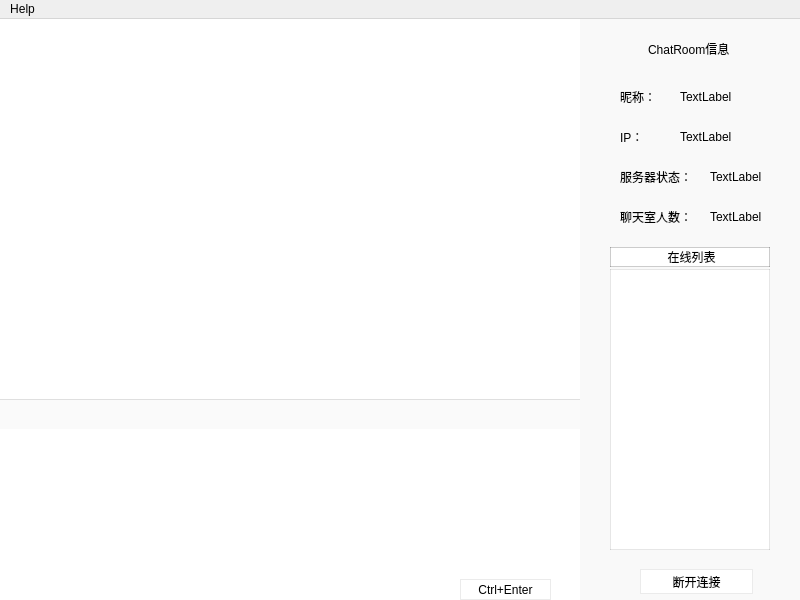
<?xml version="1.0" encoding="UTF-8"?>
<ui version="4.0">
 <class>MainWindow</class>
 <widget class="QMainWindow" name="MainWindow">
  <property name="geometry">
   <rect>
    <x>0</x>
    <y>0</y>
    <width>800</width>
    <height>600</height>
   </rect>
  </property>
  <property name="windowTitle">
   <string>ChatRoom</string>
  </property>
  <widget class="QWidget" name="centralwidget">
   <widget class="QFrame" name="frame_user">
    <property name="geometry">
     <rect>
      <x>580</x>
      <y>0</y>
      <width>220</width>
      <height>600</height>
     </rect>
    </property>
    <property name="styleSheet">
     <string notr="true">background-color: rgb(249, 249, 249);
border:0px solid rgb(0,0,0);
border-left-color: rgb(223, 223, 223);
</string>
    </property>
    <property name="frameShape">
     <enum>QFrame::StyledPanel</enum>
    </property>
    <property name="frameShadow">
     <enum>QFrame::Raised</enum>
    </property>
    <widget class="QLabel" name="label">
     <property name="geometry">
      <rect>
       <x>68</x>
       <y>20</y>
       <width>91</width>
       <height>20</height>
      </rect>
     </property>
     <property name="text">
      <string>ChatRoom信息</string>
     </property>
    </widget>
    <widget class="QLabel" name="label_2">
     <property name="geometry">
      <rect>
       <x>40</x>
       <y>70</y>
       <width>59</width>
       <height>16</height>
      </rect>
     </property>
     <property name="text">
      <string>昵称：</string>
     </property>
    </widget>
    <widget class="QLabel" name="label_3">
     <property name="geometry">
      <rect>
       <x>40</x>
       <y>110</y>
       <width>59</width>
       <height>16</height>
      </rect>
     </property>
     <property name="text">
      <string>IP：</string>
     </property>
    </widget>
    <widget class="QLabel" name="label_4">
     <property name="geometry">
      <rect>
       <x>40</x>
       <y>150</y>
       <width>81</width>
       <height>16</height>
      </rect>
     </property>
     <property name="text">
      <string>服务器状态：</string>
     </property>
    </widget>
    <widget class="QLabel" name="label_5">
     <property name="geometry">
      <rect>
       <x>40</x>
       <y>190</y>
       <width>81</width>
       <height>16</height>
      </rect>
     </property>
     <property name="text">
      <string>聊天室人数：</string>
     </property>
    </widget>
    <widget class="QPushButton" name="exitButton">
     <property name="geometry">
      <rect>
       <x>60</x>
       <y>550</y>
       <width>113</width>
       <height>25</height>
      </rect>
     </property>
     <property name="styleSheet">
      <string notr="true">background-color: rgb(255, 255, 255);
border:1px solid rgb(235, 235, 235);
selection-background-color: rgb(0, 119, 255);</string>
     </property>
     <property name="text">
      <string>断开连接</string>
     </property>
    </widget>
    <widget class="QTableWidget" name="userTableWidget">
     <property name="geometry">
      <rect>
       <x>30</x>
       <y>250</y>
       <width>160</width>
       <height>281</height>
      </rect>
     </property>
     <property name="styleSheet">
      <string notr="true">background-color: rgb(255, 255, 255);
border:1px solid rgb(0,0,0,0.1);</string>
     </property>
     <property name="editTriggers">
      <set>QAbstractItemView::NoEditTriggers</set>
     </property>
     <attribute name="horizontalHeaderVisible">
      <bool>false</bool>
     </attribute>
     <attribute name="verticalHeaderVisible">
      <bool>false</bool>
     </attribute>
     <column>
      <property name="text">
       <string>在线列表</string>
      </property>
     </column>
    </widget>
    <widget class="QLabel" name="usr_name">
     <property name="geometry">
      <rect>
       <x>100</x>
       <y>70</y>
       <width>91</width>
       <height>16</height>
      </rect>
     </property>
     <property name="text">
      <string>TextLabel</string>
     </property>
    </widget>
    <widget class="QLabel" name="ip_addr">
     <property name="geometry">
      <rect>
       <x>100</x>
       <y>110</y>
       <width>101</width>
       <height>16</height>
      </rect>
     </property>
     <property name="text">
      <string>TextLabel</string>
     </property>
    </widget>
    <widget class="QLabel" name="server_stst">
     <property name="geometry">
      <rect>
       <x>130</x>
       <y>150</y>
       <width>59</width>
       <height>16</height>
      </rect>
     </property>
     <property name="text">
      <string>TextLabel</string>
     </property>
    </widget>
    <widget class="QLabel" name="usr_num">
     <property name="geometry">
      <rect>
       <x>130</x>
       <y>190</y>
       <width>59</width>
       <height>16</height>
      </rect>
     </property>
     <property name="text">
      <string>TextLabel</string>
     </property>
    </widget>
    <widget class="QTableWidget" name="userTableWidget_raw">
     <property name="geometry">
      <rect>
       <x>30</x>
       <y>250</y>
       <width>160</width>
       <height>281</height>
      </rect>
     </property>
     <property name="styleSheet">
      <string notr="true">background-color: rgb(255, 255, 255);
border:1px solid rgb(0,0,0,0.1);</string>
     </property>
     <property name="editTriggers">
      <set>QAbstractItemView::NoEditTriggers</set>
     </property>
     <attribute name="horizontalHeaderVisible">
      <bool>false</bool>
     </attribute>
     <attribute name="verticalHeaderVisible">
      <bool>false</bool>
     </attribute>
     <column>
      <property name="text">
       <string>Name</string>
      </property>
     </column>
     <column>
      <property name="text">
       <string>IP</string>
      </property>
     </column>
     <column>
      <property name="text">
       <string>Port</string>
      </property>
     </column>
    </widget>
    <widget class="QLabel" name="label_6">
     <property name="geometry">
      <rect>
       <x>30</x>
       <y>228</y>
       <width>160</width>
       <height>20</height>
      </rect>
     </property>
     <property name="styleSheet">
      <string notr="true">background-color: rgb(255, 255, 255);
border:1px solid rgb(0,0,0,0.2);</string>
     </property>
     <property name="text">
      <string>&lt;html&gt;&lt;head/&gt;&lt;body&gt;&lt;p align=&quot;center&quot;&gt;在线列表&lt;/p&gt;&lt;/body&gt;&lt;/html&gt;</string>
     </property>
    </widget>
    <zorder>userTableWidget_raw</zorder>
    <zorder>label</zorder>
    <zorder>label_2</zorder>
    <zorder>label_3</zorder>
    <zorder>label_4</zorder>
    <zorder>label_5</zorder>
    <zorder>exitButton</zorder>
    <zorder>userTableWidget</zorder>
    <zorder>usr_name</zorder>
    <zorder>ip_addr</zorder>
    <zorder>server_stst</zorder>
    <zorder>usr_num</zorder>
    <zorder>label_6</zorder>
   </widget>
   <widget class="QFrame" name="frame_text">
    <property name="geometry">
     <rect>
      <x>0</x>
      <y>410</y>
      <width>580</width>
      <height>190</height>
     </rect>
    </property>
    <property name="sizePolicy">
     <sizepolicy hsizetype="Expanding" vsizetype="Expanding">
      <horstretch>0</horstretch>
      <verstretch>0</verstretch>
     </sizepolicy>
    </property>
    <property name="styleSheet">
     <string notr="true">background-color: rgb(255, 255, 255);
border:0px solid rgb(0,0,0);</string>
    </property>
    <property name="frameShape">
     <enum>QFrame::StyledPanel</enum>
    </property>
    <property name="frameShadow">
     <enum>QFrame::Raised</enum>
    </property>
    <widget class="QTextEdit" name="messageTextEdit">
     <property name="geometry">
      <rect>
       <x>10</x>
       <y>10</y>
       <width>560</width>
       <height>180</height>
      </rect>
     </property>
     <property name="cursor" stdset="0">
      <cursorShape>IBeamCursor</cursorShape>
     </property>
    </widget>
    <widget class="QPushButton" name="sendButton">
     <property name="geometry">
      <rect>
       <x>460</x>
       <y>150</y>
       <width>91</width>
       <height>21</height>
      </rect>
     </property>
     <property name="styleSheet">
      <string notr="true">background-color: rgb(255, 255, 255);
border:1px solid rgb(235, 235, 235);
selection-background-color: rgb(0, 119, 255);</string>
     </property>
     <property name="text">
      <string>Ctrl+Enter</string>
     </property>
    </widget>
   </widget>
   <widget class="QFrame" name="frame_show">
    <property name="geometry">
     <rect>
      <x>0</x>
      <y>0</y>
      <width>580</width>
      <height>380</height>
     </rect>
    </property>
    <property name="styleSheet">
     <string notr="true">background-color: rgb(255, 255, 255);
border:0px solid rgb(0,0,0);</string>
    </property>
    <property name="frameShape">
     <enum>QFrame::StyledPanel</enum>
    </property>
    <property name="frameShadow">
     <enum>QFrame::Raised</enum>
    </property>
    <widget class="QTextBrowser" name="messageBrowser">
     <property name="geometry">
      <rect>
       <x>10</x>
       <y>0</y>
       <width>560</width>
       <height>380</height>
      </rect>
     </property>
    </widget>
   </widget>
   <widget class="QFrame" name="frame_tool">
    <property name="geometry">
     <rect>
      <x>0</x>
      <y>380</y>
      <width>580</width>
      <height>30</height>
     </rect>
    </property>
    <property name="styleSheet">
     <string notr="true">background-color: rgb(250, 250, 250);
border:0px solid rgb(0,0,0);
border-top: 1px solid rgb(223, 223, 223)</string>
    </property>
    <property name="frameShape">
     <enum>QFrame::StyledPanel</enum>
    </property>
    <property name="frameShadow">
     <enum>QFrame::Raised</enum>
    </property>
    <widget class="QPushButton" name="sendPicBtn">
     <property name="geometry">
      <rect>
       <x>450</x>
       <y>0</y>
       <width>30</width>
       <height>30</height>
      </rect>
     </property>
     <property name="styleSheet">
      <string notr="true">border-image: url(:/images/pic.png);
background-color: rgba(0, 0, 0, 0);</string>
     </property>
     <property name="text">
      <string/>
     </property>
    </widget>
    <widget class="QPushButton" name="saveToolBtn">
     <property name="geometry">
      <rect>
       <x>490</x>
       <y>0</y>
       <width>30</width>
       <height>30</height>
      </rect>
     </property>
     <property name="styleSheet">
      <string notr="true">border-image: url(:/images/save.png);
background-color: rgba(0, 0, 0, 0);</string>
     </property>
     <property name="text">
      <string/>
     </property>
    </widget>
    <widget class="QPushButton" name="clearToolBtn">
     <property name="geometry">
      <rect>
       <x>530</x>
       <y>0</y>
       <width>30</width>
       <height>30</height>
      </rect>
     </property>
     <property name="styleSheet">
      <string notr="true">border-image: url(:/images/clear.png);
background-color: rgba(0, 0, 0, 0);</string>
     </property>
     <property name="text">
      <string/>
     </property>
    </widget>
   </widget>
  </widget>
  <widget class="QMenuBar" name="menubar">
   <property name="geometry">
    <rect>
     <x>0</x>
     <y>0</y>
     <width>800</width>
     <height>22</height>
    </rect>
   </property>
   <widget class="QMenu" name="menuHelp">
    <property name="title">
     <string>Help</string>
    </property>
    <addaction name="actionReadMe"/>
   </widget>
   <addaction name="menuHelp"/>
  </widget>
  <action name="actionReadMe">
   <property name="text">
    <string>ReadMe</string>
   </property>
  </action>
 </widget>
 <resources/>
 <connections/>
</ui>
